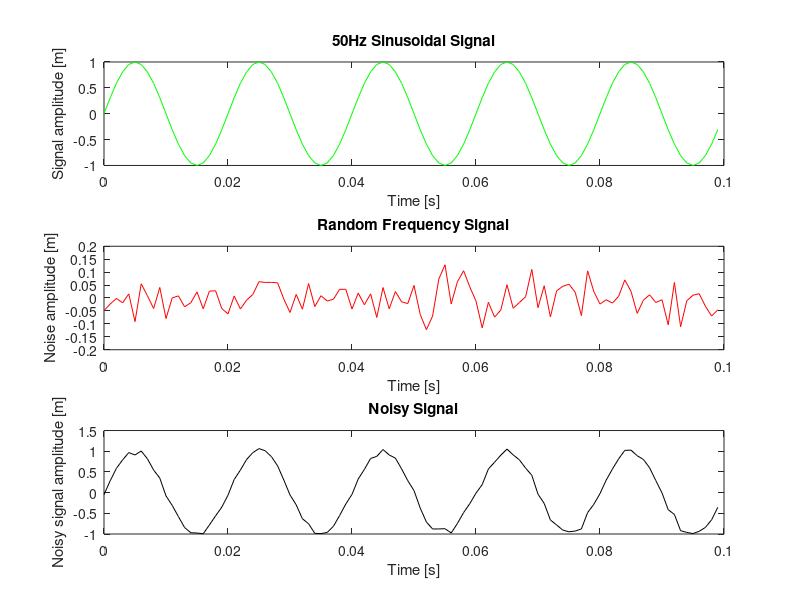

Recreate this plot in MATLAB.

%-----------------------------------------------------------------------------------------
%a Program to Generate a Sinusoidal Signal with a Frequency of 50Hz of 100 Samples
%and a Random Noise Signal of 100 Samples
%-----------------------------------------------------------------------------------------

%Put-Ins
r = 1000;
tp = 1/r;                                                                                                              
Wl = 100;
t = (0: Wl-1)*tp;

%Useful Relations
S = sin(2*pi*50*t);
N = (1/20)*randn(size(t));
X = S + N;

%Plottings
subplot(3, 1, 1);
plot(t, S, 'g');
xlabel('Time [s]');
ylabel('Signal amplitude [m]');
title('50Hz Sinusoidal Signal');

subplot(3, 1, 2);
plot(t, N, 'r');
xlabel('Time [s]');
ylabel('Noise amplitude [m]');
title('Random Frequency Signal');

subplot(3, 1, 3);
plot(t, X, 'k');
xlabel('Time [s]');
ylabel('Noisy signal amplitude [m]');
title('Noisy Signal');

Spower = var(S);
SpowerdB = 10*log(Spower);

Npower = var(N);
NpowerdB = 10*log(Npower);

Xpower = var(X);
XpowerdB = 10*log(Xpower);
